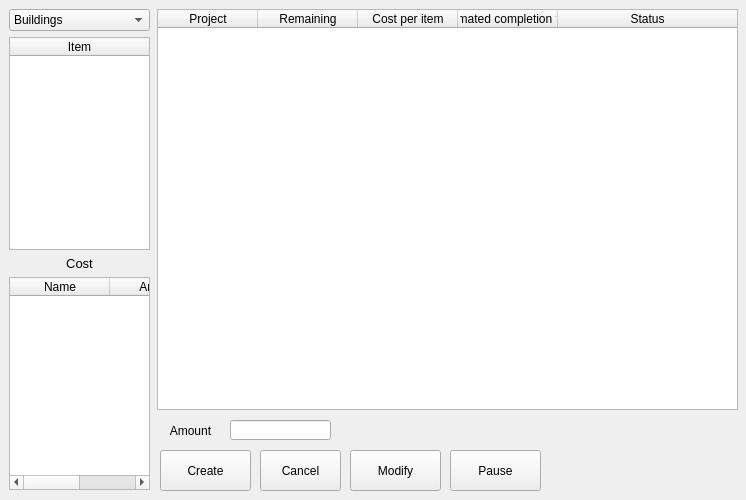
<?xml version="1.0" encoding="UTF-8"?>
<ui version="4.0">
 <class>Form</class>
 <widget class="QWidget" name="Form">
  <property name="geometry">
   <rect>
    <x>0</x>
    <y>0</y>
    <width>746</width>
    <height>500</height>
   </rect>
  </property>
  <property name="windowTitle">
   <string>Industry</string>
  </property>
  <widget class="QWidget" name="verticalLayoutWidget">
   <property name="geometry">
    <rect>
     <x>9</x>
     <y>9</y>
     <width>141</width>
     <height>481</height>
    </rect>
   </property>
   <layout class="QVBoxLayout" name="verticalLayout">
    <item>
     <widget class="QComboBox" name="itemTypeSelector">
      <item>
       <property name="text">
        <string>Buildings</string>
       </property>
      </item>
     </widget>
    </item>
    <item>
     <widget class="QTableWidget" name="itemsTable">
      <property name="editTriggers">
       <set>QAbstractItemView::NoEditTriggers</set>
      </property>
      <property name="selectionMode">
       <enum>QAbstractItemView::SingleSelection</enum>
      </property>
      <property name="selectionBehavior">
       <enum>QAbstractItemView::SelectRows</enum>
      </property>
      <attribute name="horizontalHeaderStretchLastSection">
       <bool>true</bool>
      </attribute>
      <column>
       <property name="text">
        <string>Item</string>
       </property>
      </column>
     </widget>
    </item>
    <item>
     <widget class="QLabel" name="costLabel">
      <property name="font">
       <font>
        <pointsize>10</pointsize>
       </font>
      </property>
      <property name="text">
       <string>Cost</string>
      </property>
      <property name="alignment">
       <set>Qt::AlignCenter</set>
      </property>
     </widget>
    </item>
    <item>
     <widget class="QTableWidget" name="itemCostTable">
      <property name="editTriggers">
       <set>QAbstractItemView::NoEditTriggers</set>
      </property>
      <property name="selectionMode">
       <enum>QAbstractItemView::NoSelection</enum>
      </property>
      <attribute name="horizontalHeaderStretchLastSection">
       <bool>false</bool>
      </attribute>
      <column>
       <property name="text">
        <string>Name</string>
       </property>
      </column>
      <column>
       <property name="text">
        <string>Amount</string>
       </property>
      </column>
     </widget>
    </item>
   </layout>
  </widget>
  <widget class="QTableWidget" name="tableWidget">
   <property name="geometry">
    <rect>
     <x>157</x>
     <y>9</y>
     <width>581</width>
     <height>401</height>
    </rect>
   </property>
   <property name="editTriggers">
    <set>QAbstractItemView::NoEditTriggers</set>
   </property>
   <property name="selectionMode">
    <enum>QAbstractItemView::SingleSelection</enum>
   </property>
   <property name="selectionBehavior">
    <enum>QAbstractItemView::SelectRows</enum>
   </property>
   <attribute name="horizontalHeaderStretchLastSection">
    <bool>true</bool>
   </attribute>
   <column>
    <property name="text">
     <string>Project</string>
    </property>
   </column>
   <column>
    <property name="text">
     <string>Remaining</string>
    </property>
   </column>
   <column>
    <property name="text">
     <string>Cost per item</string>
    </property>
   </column>
   <column>
    <property name="text">
     <string>Estimated completion time</string>
    </property>
   </column>
   <column>
    <property name="text">
     <string>Status</string>
    </property>
   </column>
  </widget>
  <widget class="QPushButton" name="createButton">
   <property name="geometry">
    <rect>
     <x>160</x>
     <y>450</y>
     <width>91</width>
     <height>41</height>
    </rect>
   </property>
   <property name="text">
    <string>Create</string>
   </property>
  </widget>
  <widget class="QPushButton" name="cancelButton">
   <property name="geometry">
    <rect>
     <x>260</x>
     <y>450</y>
     <width>81</width>
     <height>41</height>
    </rect>
   </property>
   <property name="text">
    <string>Cancel</string>
   </property>
  </widget>
  <widget class="QPushButton" name="modifyButton">
   <property name="geometry">
    <rect>
     <x>350</x>
     <y>450</y>
     <width>91</width>
     <height>41</height>
    </rect>
   </property>
   <property name="text">
    <string>Modify</string>
   </property>
  </widget>
  <widget class="QLineEdit" name="lineEdit_2">
   <property name="geometry">
    <rect>
     <x>230</x>
     <y>420</y>
     <width>101</width>
     <height>20</height>
    </rect>
   </property>
  </widget>
  <widget class="QLabel" name="label">
   <property name="geometry">
    <rect>
     <x>160</x>
     <y>420</y>
     <width>61</width>
     <height>21</height>
    </rect>
   </property>
   <property name="text">
    <string>Amount</string>
   </property>
   <property name="alignment">
    <set>Qt::AlignCenter</set>
   </property>
  </widget>
  <widget class="QPushButton" name="pauseButton">
   <property name="geometry">
    <rect>
     <x>450</x>
     <y>450</y>
     <width>91</width>
     <height>41</height>
    </rect>
   </property>
   <property name="text">
    <string>Pause</string>
   </property>
  </widget>
 </widget>
 <resources/>
 <connections/>
</ui>
